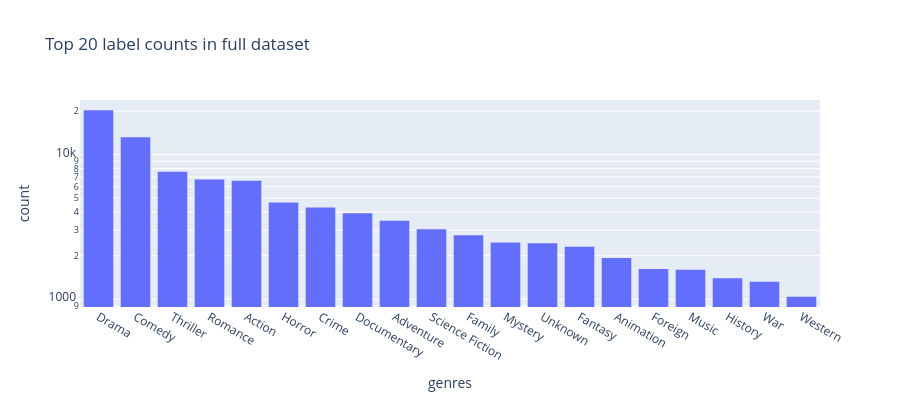

The notebook cell saved with this chart:
### Markdown cell above
First, we look at the label distribution of a category before any filtering step

### Code cell
fig = px.histogram(
    keep_n_labels(movie_metadata,'genres',True,20), 
    x="genres",
    log_y=True,
    height=400,
    title='Top 20 label counts in full dataset'
    )
fig.update_xaxes(categoryorder='total descending').show()

### Figure 1 — Plotly figure (JSON) as saved in the notebook; plotly's stock layout.template omitted (floating-point values rounded to 4 significant figures; data arrays with more than 128 entries replaced by an {"elided": "..."} marker saying what was removed)
{"data": [{"bingroup": "x", "hovertemplate": "genres=%{x}<br>count=%{y}<extra></extra>", "legendgroup": "", "marker": {"color": "#636efa", "pattern": {"shape": ""}}, "name": "", "orientation": "v", "showlegend": false, "type": "histogram", "x": {"elided": "92691 str values"}, "xaxis": "x", "yaxis": "y"}], "layout": {"barmode": "relative", "height": 400, "legend": {"tracegroupgap": 0}, "title": {"text": "Top 20 label counts in full dataset"}, "xaxis": {"anchor": "y", "categoryorder": "total descending", "domain": [0, 1], "title": {"text": "genres"}}, "yaxis": {"anchor": "x", "domain": [0, 1], "title": {"text": "count"}, "type": "log"}}}
